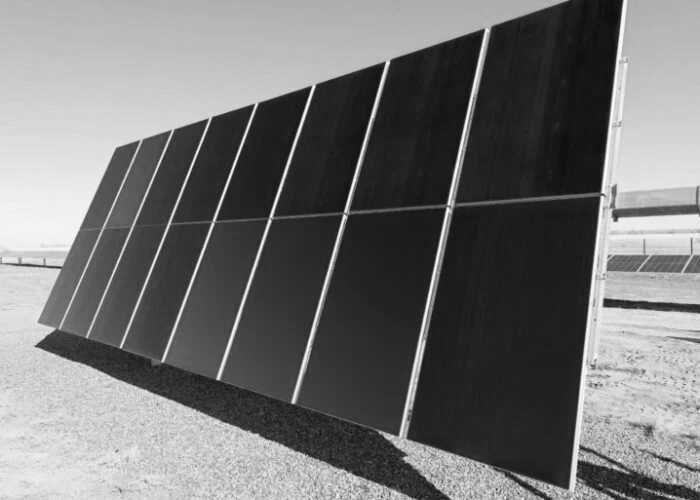
#> input picture HW8/images/q3/solar.png, 700 x 500 px, found by its file name
$ jupyter execute Q3.ipynb   (older library calls are emulated)
#> lines starting #> are read from the running program, lines starting #| are printed output that depends on the picture; after the words box and inside, x2 and y2 are one past the last pixel; in counts of white or black regions, pixels touching at a corner belong together
# Edge-Based Segmentation

**Background:**
Edge-based methods aim to detect object boundaries by identifying intensity discontinuities in images. These methods are commonly used in applications such as road detection and object tracking. The general approach involves detecting edges, refining them, and then extracting meaningful geometric features.

**Tasks:**
- **(a)** Detect edges using the **Canny operator**, and choose suitable low and high hysteresis thresholds.
- **(b)** Perform **non-maxima suppression** and **thresholding** to produce a clean binary edge map.
- **(c)** Apply the **Hough transform** to extract straight lines from the edge map and **overlay** the detected lines on the original image.
- **(d)** **Explain** how **noise** and the **choice of thresholds** affect the completeness of the detected contours.

___

[cell 1]
import numpy as np
import cv2
import matplotlib.pyplot as plt

[cell 2]
# Load the image in grayscale
img = cv2.imread("/mnt/e/Term 4/HW/HW8/images/q3/solar.png", cv2.IMREAD_GRAYSCALE)
#> img is the input picture: shape (500, 700); min 11, max 252, mean 115.7

[cell 3]
blurred = cv2.GaussianBlur(img, (7, 7), 1.2)

[cell 4]
plt.imshow(blurred, cmap='gray')
plt.axis('off')

[cell 5]
med = np.median(blurred)
#> med = 88
low_thresh_med = 0.33 * med
#> low_thresh_med = 29.04
low_thresh_med
#> Out = 29.04

[cell 6]
sobel_x = cv2.Sobel(blurred, cv2.CV_64F, 1, 0, ksize=3)
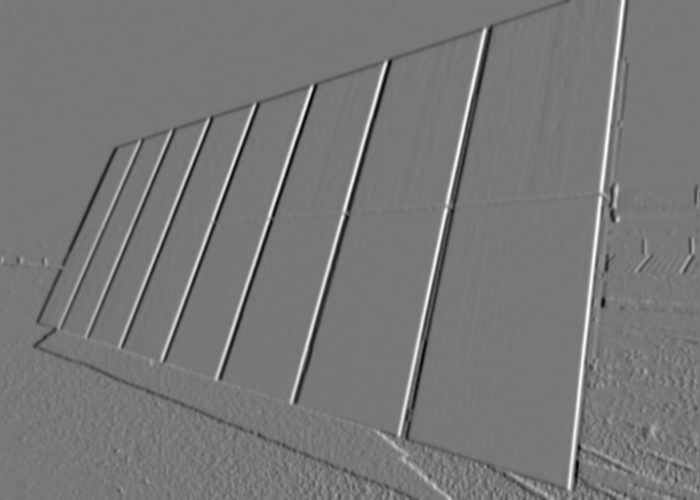
#> sobel_x: shape (500, 700) float64; min -415, max 465, mean -0.4; drawn with min black and max white
sobel_y = cv2.Sobel(blurred, cv2.CV_64F, 0, 1, ksize=3)
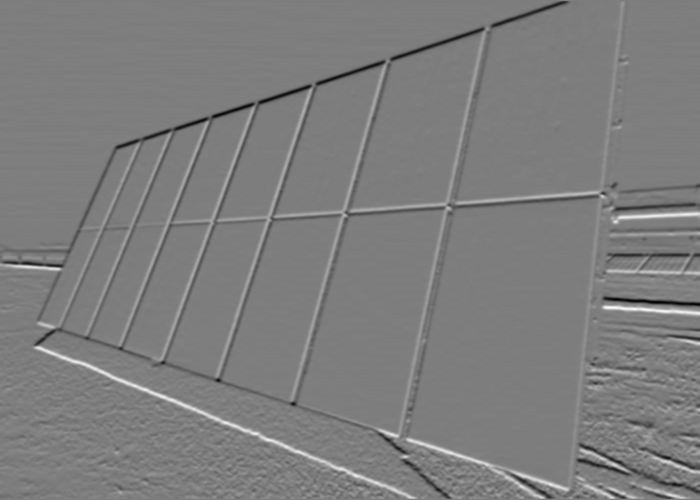
#> sobel_y: shape (500, 700) float64; min -372, max 382, mean 0.1; drawn with min black and max white

gradiend_magnitude = np.sqrt(sobel_x**2 + sobel_y**2)
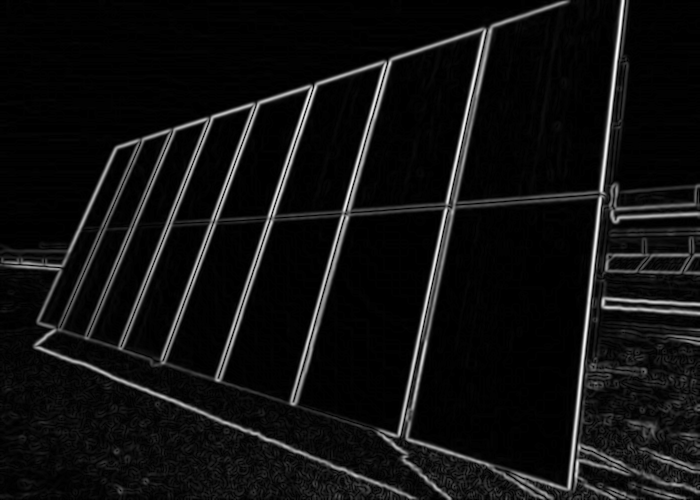
#> gradiend_magnitude: shape (500, 700) float64; min 0, max 468.5, mean 31.2; drawn with min black and max white
gradiend_magnitude = np.uint8(gradiend_magnitude)
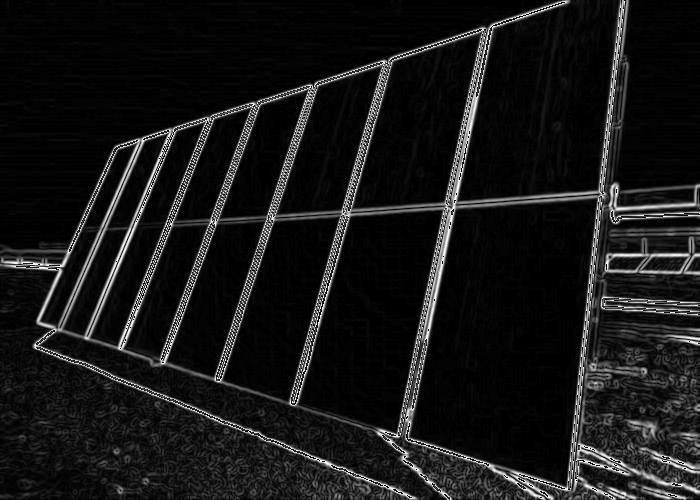
#> gradiend_magnitude: shape (500, 700); min 0, max 255, mean 23.2

[cell 7]
plt.figure(figsize=(16, 8))
plt.hist(gradiend_magnitude.ravel(), bins=256, range=(0, 255))
plt.title("Histogram of Gradient Magnitudes")
plt.xlabel("Gradient Magnitude")
plt.ylabel("Frequency")
plt.grid()
plt.show()
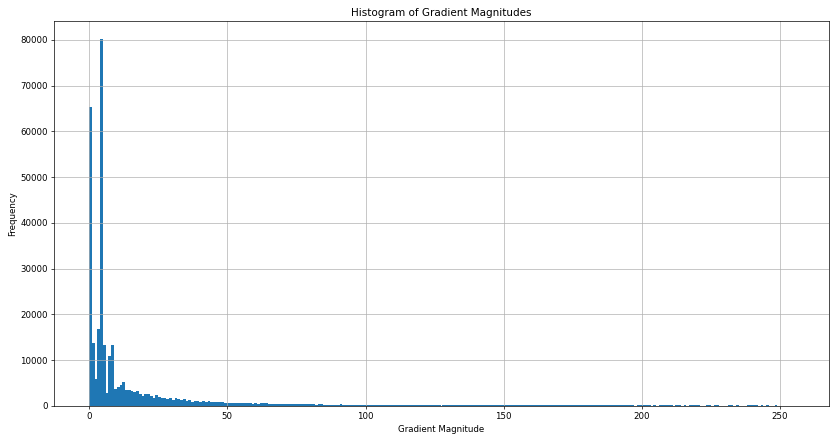
#> figure drawn by matplotlib, 1 panel; tallest bar 80122 high, from x = 3.98 to 4.98

[cell 8]
low_thresh = 45
high_thresh = 135

[cell 9]
edges = cv2.Canny(blurred, low_thresh, high_thresh)
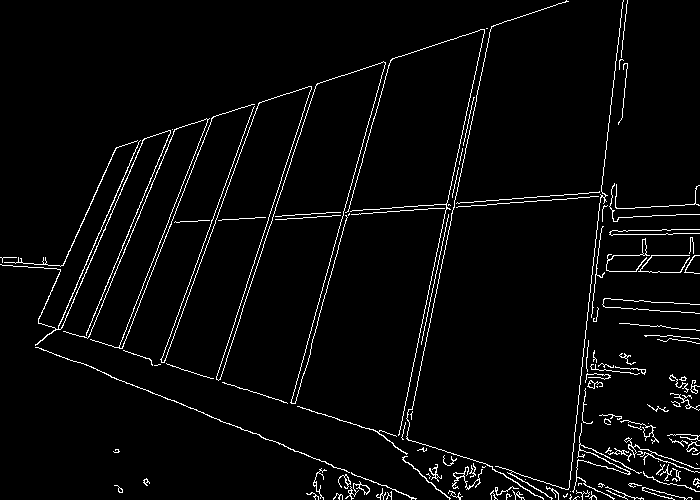
#> edges: shape (500, 700); 3.5% white in thin lines or dots

[cell 10]
plt.figure(figsize=(10, 6))
plt.imshow(edges, cmap='gray')
plt.title("Canny Edge Detection")
plt.axis('off')
plt.show()

[cell 11]
# Probabilistic Hough Transform
lines = cv2.HoughLinesP(
    edges,
    rho=0.9,
    theta=np.pi / 180,
    threshold=40,
    minLineLength=80,
    maxLineGap=10
)
#> lines = 51 rows, first 6: [343, 211, 549, 196], [115, 148, 286, 93], [216, 378, 297, 129], [398, 435, 484, 29], [97, 370, 381, 485], [569, 487, 600, 194]

# Convert to color to draw lines
output = cv2.cvtColor(img, cv2.COLOR_GRAY2BGR)

# Draw lines
if lines is not None:
    for line in lines:
        x1, y1, x2, y2 = line[0]
        cv2.line(output, (x1, y1), (x2, y2), (0, 0, 255), 3)
#> this loop made 51 passes
#> (x1, y1, x2, y2) on passes 1 to 12: (343, 211, 549, 196), (115, 148, 286, 93), (216, 378, 297, 129), (398, 435, 484, 29), (97, 370, 381, 485), (569, 487, 600, 194), (268, 220, 616, 195), (219, 379, 315, 86), (161, 362, 378, 432), (160, 364, 254, 104), (417, 381, 476, 99), (579, 460, 587, 369)
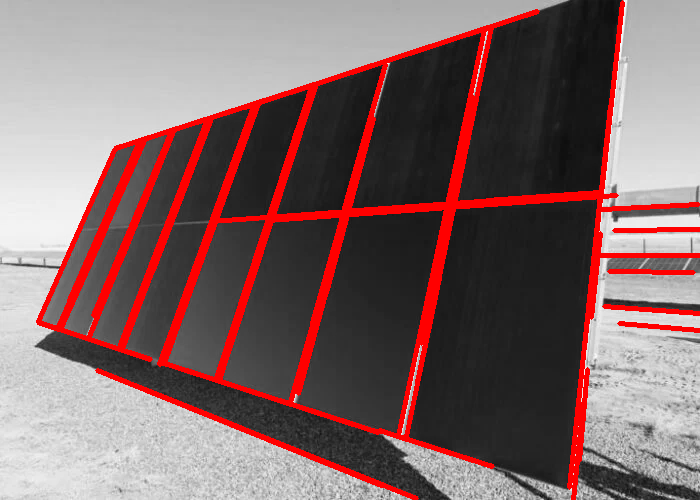
#> output: shape (500, 700, 3); 10.07% of pixels changed, all inside (x1, y1, x2, y2) = (36, 0, 700, 500)

# Show result
plt.figure(figsize=(10, 6))
plt.imshow(output)
plt.title("Improved Hough Line Detection")
plt.axis('off')
plt.show()
